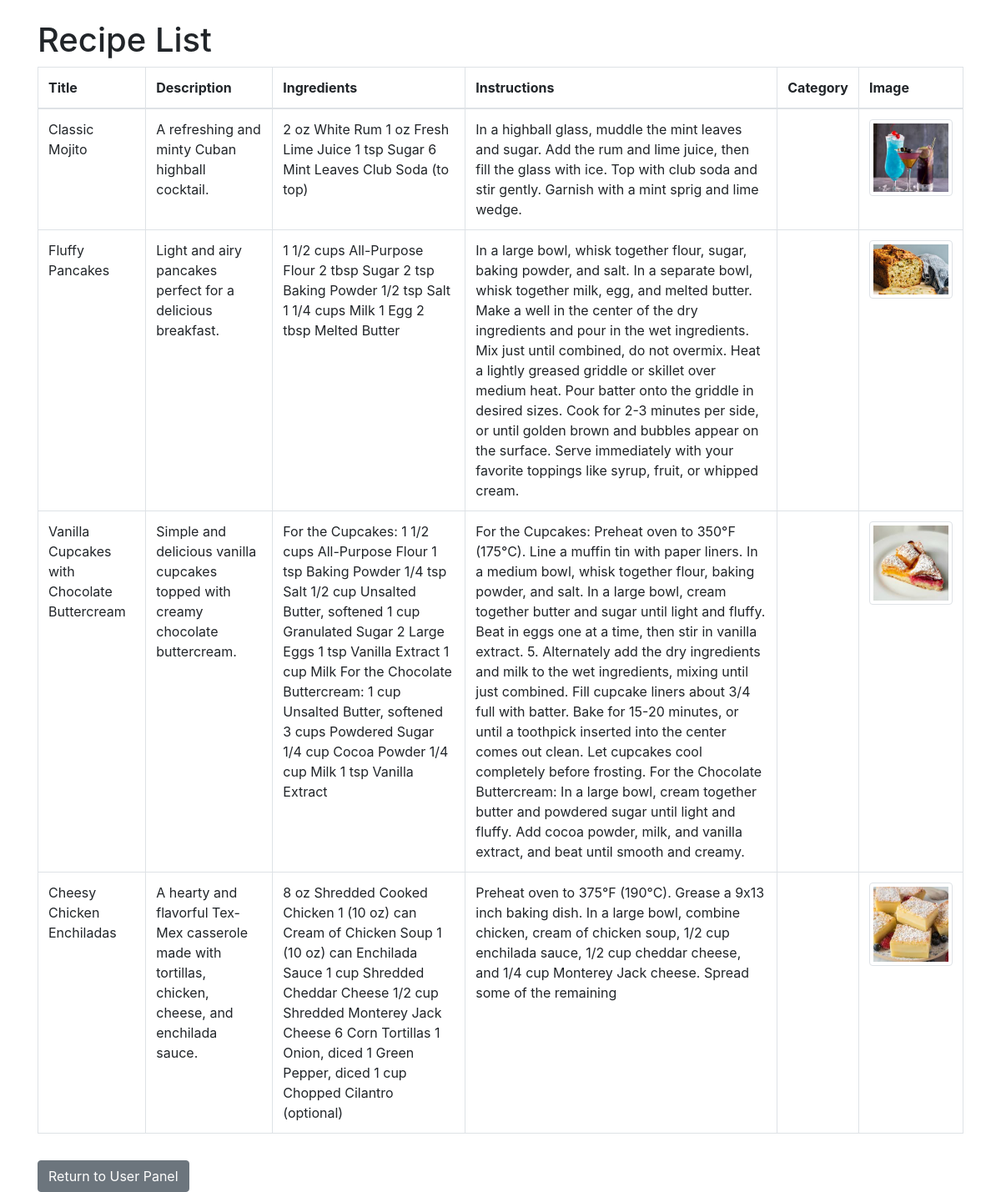
The app's page /recipes/ with its own data.
### kessy/models.py (models this page shows, shortened)
class Recipe(models.Model):
    CATEGORY_CHOICES = [
        ('Appetizers & Snacks', 'Appetizers & Snacks'),
        ('Beverages & Cocktails', 'Beverages & Cocktails'),
        ('Breads & Breakfasts', 'Breads & Breakfasts'),
        ('Cakes & Frostings', 'Cakes & Frostings'),
        ('Casseroles & Skillets', 'Casseroles & Skillets'),
        ('Condiments, Spreads & Relishes', 'Condiments, Spreads & Relishes'),
        ('Cookies & Candies', 'Cookies & Candies'),
        ('Desserts', 'Desserts'),
        ('Beef', 'Beef'),
        ('Bread', 'Bread'),
        ('Chicken', 'Chicken'),
        ('Fish & Seafood', 'Fish & Seafood'),
        ('Indian Food', 'Indian Food'),
        ('Italian Food', 'Italian Food'),
        ('Lamb', 'Lamb'),
        ('Main Course', 'Main Course'),
        ('Pasta', 'Pasta'),
        ('Pork', 'Pork'),
        ('Salads', 'Salads'),
        ('Soups', 'Soups'),
    ]
    title = models.CharField(max_length=200)
    description = models.TextField()
    ingredients = models.TextField()
    instructions = models.TextField()
    category = models.CharField(max_length=50, choices=CATEGORY_CHOICES)
    image = models.ImageField(upload_to='recipes/', blank=True, null=True)
    user = models.ForeignKey(User, on_delete=models.CASCADE)  # Ensure null=False and blank=False

### kessy/views.py (the view)
# urls.py: path('recipes/', ViewRecipeList.as_view(), name='view_recipe_list'),
class ViewRecipeList(ListView):
    model = Recipe
    template_name = 'recipes/recipe_list.html'
    context_object_name = 'recipes'

### kessy/templates/recipes/recipe_list.html (shortened to what this page needs)
<!DOCTYPE html>
<html>
<head>
    <link rel="stylesheet" href="https://stackpath.bootstrapcdn.com/bootstrap/4.5.2/css/bootstrap.min.css">
</head>
<body>
    <div class="container mt-4">
        <h1>Recipe List</h1>
        <table class="table table-bordered">
            <thead>
                <tr>
                    <th>Title</th>
                    <th>Description</th>
                    <th>Ingredients</th>
                    <th>Instructions</th>
                    <th>Category</th>
                    <th>Image</th>
                </tr>
            </thead>
            <tbody>
                {% for recipe in recipes %}
                <tr>
                    <td>{{ recipe.title }}</td>
                    <td>{{ recipe.description }}</td>
                    <td>{{ recipe.ingredients }}</td>
                    <td>{{ recipe.instructions }}</td>
                    <td>{{ recipe.category.name }}</td>
                    <td>
                        {% if recipe.image %}
                        <img src="{{ recipe.image.url }}" class="img-thumbnail" style="max-width: 100px;">
                        {% endif %}
                    </td>
                </tr>
                {% endfor %}
            </tbody>
        </table>
        <a href="{% url 'user_panel' %}" class="btn btn-secondary mt-3">Return to User Panel</a>
    </div>
</body>
</html>

### records on screen
Recipe: title "Classic Mojito", description "A refreshing and minty Cuban highball cocktail.", ingredients "2 oz White Rum 1 oz Fresh Lime Juice 1 tsp Sugar 6 Mint Leaves Club Soda (to top)", instructions "In a highball glass, muddle the mint leaves and sugar. Add the rum and lime juice, then fill the glass with ice. Top with club soda and stir gently. Garnish with a mint sprig and lime wedge.", image (picture)
Recipe: title "Fluffy Pancakes", description "Light and airy pancakes perfect for a delicious breakfast.", ingredients "1 1/2 cups All-Purpose Flour 2 tbsp Sugar 2 tsp Baking Powder 1/2 tsp Salt 1 1/4 cups Milk 1 Egg 2 tbsp Melted Butter", instructions "In a large bowl, whisk together flour, sugar, baking powder, and salt. In a separate bowl, whisk together milk, egg, and melted butter. Make a well in the center of the dry ingredients and pour in the wet ingredients. Mix just until combined, do not overmix. Heat a lightly greased griddle or skillet over medium heat. Pour batter onto the griddle in desired sizes. Cook for 2-3 minutes per side, or until golden brown and bubbles appear on the surface. Serve immediately with your favorite toppings like syrup, fruit, or whipped cream.", image (picture)
Recipe: title "Vanilla Cupcakes with Chocolate Buttercream", description "Simple and delicious vanilla cupcakes topped with creamy chocolate buttercream.", ingredients "For the Cupcakes: 1 1/2 cups All-Purpose Flour 1 tsp Baking Powder 1/4 tsp Salt 1/2 cup Unsalted Butter, softened 1 cup Granulated Sugar 2 Large Eggs 1 tsp Vanilla Extract 1 cup Milk For the Chocolate Buttercream: 1 cup Unsalted Butter, softened 3 cups Powdered Sugar 1/4 cup Cocoa Powder 1/4 cup Milk 1 tsp Vanilla Extract", instructions "For the Cupcakes: Preheat oven to 350°F (175°C). Line a muffin tin with paper liners. In a medium bowl, whisk together flour, baking powder, and salt. In a large bowl, cream together butter and sugar until light and fluffy. Beat in eggs one at a time, then stir in vanilla extract. 5. Alternately add the dry ingredients and milk to the wet ingredients, mixing until just combined. Fill cupcake liners about 3/4 full with batter. Bake for 15-20 minutes, or until a toothpick inserted into the center comes out clean. Let cupcakes cool completely before frosting. For the Chocolate Buttercream: In a large bowl, cream together butter and powdered sugar until light and fluffy. Add cocoa powder, milk,…", image (picture)
Recipe: title "Cheesy Chicken Enchiladas", description "A hearty and flavorful Tex-Mex casserole made with tortillas, chicken, cheese, and enchilada sauce.", ingredients "8 oz Shredded Cooked Chicken 1 (10 oz) can Cream of Chicken Soup 1 (10 oz) can Enchilada Sauce 1 cup Shredded Cheddar Cheese 1/2 cup Shredded Monterey Jack Cheese 6 Corn Tortillas 1 Onion, diced 1 Green Pepper, diced 1 cup Chopped Cilantro (optional)", instructions "Preheat oven to 375°F (190°C). Grease a 9x13 inch baking dish. In a large bowl, combine chicken, cream of chicken soup, 1/2 cup enchilada sauce, 1/2 cup cheddar cheese, and 1/4 cup Monterey Jack cheese. Spread some of the remaining", image (picture)
